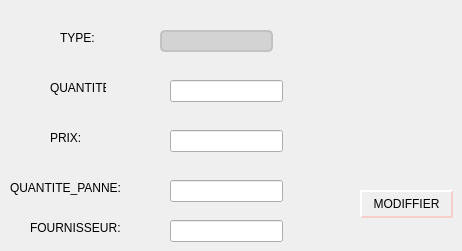
      <widget class="QWidget" name="tab_8">
       <attribute name="title">
        <string>modiffier</string>
       </attribute>
       <widget class="QPushButton" name="pushButton_modiffier">
        <property name="geometry">
         <rect>
          <x>360</x>
          <y>190</y>
          <width>93</width>
          <height>28</height>
         </rect>
        </property>
        <property name="styleSheet">
         <string notr="true">QPushButton {
color: #FFFFF;
border: 2px solid #F6CFCA;
border-radius: 20px;
border-style: outset;
background: qradialgradient(
cx: 0.3, cy: -0.4, fx: 0.3, fy: -0.4,
radius: 1.35, stop: 0 #fff, stop: 1 #fff
);
padding: 0.3rem 0.2rem;
}

QPushButton:hover {
background: qradialgradient(
cx: 0.3, cy: -0.4, fx: 0.3, fy: -0.4,
radius: 1.35, stop: 0 #fff, stop: 1 #bbb
);
 
    background-color:#FE7F9C	;
    border-radius: 15px;
}</string>
        </property>
        <property name="text">
         <string>MODIFFIER</string>
        </property>
       </widget>
       <widget class="QLabel" name="label_5">
        <property name="geometry">
         <rect>
          <x>60</x>
          <y>30</y>
          <width>56</width>
          <height>16</height>
         </rect>
        </property>
        <property name="text">
         <string>TYPE:</string>
        </property>
       </widget>
       <widget class="QLabel" name="label_17">
        <property name="geometry">
         <rect>
          <x>50</x>
          <y>80</y>
          <width>56</width>
          <height>16</height>
         </rect>
        </property>
        <property name="text">
         <string>QUANTITE:</string>
        </property>
       </widget>
       <widget class="QLineEdit" name="lineEdit_quantite_2">
        <property name="geometry">
         <rect>
          <x>170</x>
          <y>80</y>
          <width>113</width>
          <height>22</height>
         </rect>
        </property>
       </widget>
       <widget class="QLabel" name="label_18">
        <property name="geometry">
         <rect>
          <x>50</x>
          <y>130</y>
          <width>56</width>
          <height>16</height>
         </rect>
        </property>
        <property name="text">
         <string>PRIX:</string>
        </property>
       </widget>
       <widget class="QLineEdit" name="lineEdit_prix_2">
        <property name="geometry">
         <rect>
          <x>170</x>
          <y>130</y>
          <width>113</width>
          <height>22</height>
         </rect>
        </property>
       </widget>
       <widget class="QLabel" name="label_19">
        <property name="geometry">
         <rect>
          <x>10</x>
          <y>180</y>
          <width>131</width>
          <height>16</height>
         </rect>
        </property>
        <property name="text">
         <string>QUANTITE_PANNE:</string>
        </property>
       </widget>
       <widget class="QLineEdit" name="lineEdit_quantite_panne_2">
        <property name="geometry">
         <rect>
          <x>170</x>
          <y>180</y>
          <width>113</width>
          <height>22</height>
         </rect>
        </property>
       </widget>
       <widget class="QLineEdit" name="lineEdit_type_2">
        <property name="geometry">
         <rect>
          <x>160</x>
          <y>30</y>
          <width>113</width>
          <height>22</height>
         </rect>
        </property>
        <property name="styleSheet">
         <string notr="true">QLineEdit {
	background-color:lightgrey;
	border-radius: 5px;
	border: 2px solid  rgb(194, 194, 194);
	padding-left: 10px;
}
QLineEdit:hover {
	border: 2px solid rgb(172, 172, 172);
}
QLineEdit:focus {
	border: 2px solid rgb(172, 172, 172);
}</string>
        </property>
       </widget>
       <widget class="QLineEdit" name="lineEdit_fournisseur_2">
        <property name="geometry">
         <rect>
          <x>170</x>
          <y>220</y>
          <width>113</width>
          <height>22</height>
         </rect>
        </property>
       </widget>
       <widget class="QLabel" name="label_20">
        <property name="geometry">
         <rect>
          <x>30</x>
          <y>220</y>
          <width>101</width>
          <height>16</height>
         </rect>
        </property>
        <property name="text">
         <string>FOURNISSEUR:</string>
        </property>
       </widget>
      </widget>
